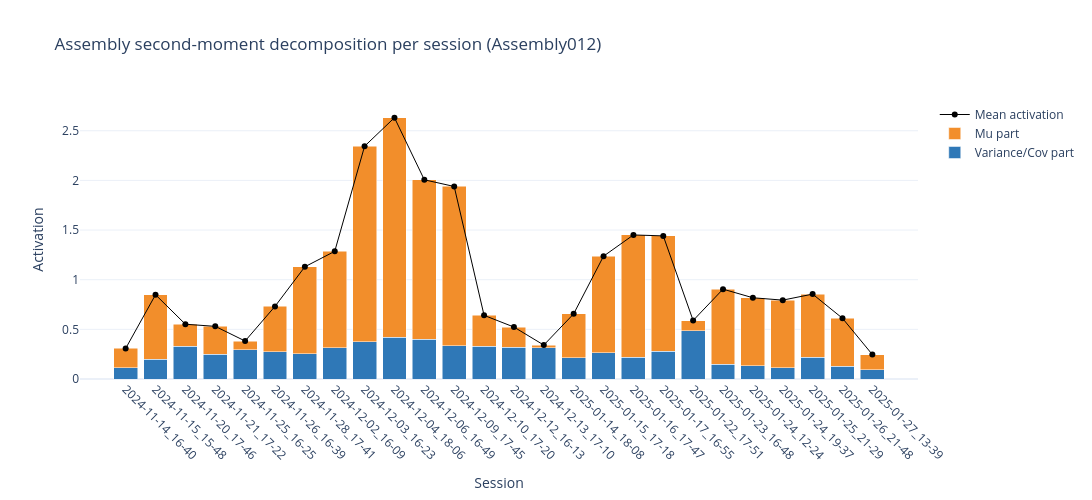

Here is the notebook cell this chart was saved with:
### Code cell
# Assembly second-moment decomposition per session (bar plot)
assembly_name = "Assembly012"

unit_cols = [c for c in fr.columns if isinstance(c, str) and c.startswith("Unit")]
if len(unit_cols) == 0:
    raise ValueError("No Unit columns found in `fr`.")

fr_units_hz = fr.loc[:, unit_cols].apply(pd.to_numeric, errors="coerce").fillna(0.0)

# Global z-score per unit across all concatenated samples
fr_units_z = (fr_units_hz - fr_units_hz.mean(axis=0)) / fr_units_hz.std(axis=0, ddof=1)
fr_units_z = fr_units_z.replace([np.inf, -np.inf], np.nan).fillna(0.0)

if assembly_name not in ensambles.columns:
    raise ValueError(f"{assembly_name} not found in `ensambles`.")

w_raw = ensambles[assembly_name].copy()
idx_as_str = pd.Series(w_raw.index).astype(str)
if idx_as_str.str.startswith("Unit").all():
    w_by_unit = pd.Series(w_raw.values, index=idx_as_str.values)
else:
    # Fallback: assume zero-based neuron indices in ensambles.index
    w_by_unit = pd.Series(w_raw.values, index=[f"Unit{int(i) + 1:04d}" for i in w_raw.index])

w_by_unit = pd.to_numeric(w_by_unit, errors="coerce").reindex(unit_cols).fillna(0.0)
w = w_by_unit.values.astype(float)

# Projector used for assembly activation (matching get_ConcatenatedEnsambles40ms)
P = np.outer(w, w)
np.fill_diagonal(P, 0.0)

if not (isinstance(fr_units_z.index, pd.MultiIndex) and "session_id" in fr_units_z.index.names):
    raise ValueError("Expected MultiIndex with `session_id` in `fr`.")

session_ids = sorted(fr_units_z.index.get_level_values("session_id").unique().tolist())
rows = []
for s in session_ids:
    X = fr_units_z.xs(s, level="session_id").loc[:, unit_cols].to_numpy(dtype=float)
    if X.shape[0] < 2:
        continue

    mu = X.mean(axis=0)
    Xc = X - mu
    Sigma = (Xc.T @ Xc) / X.shape[0]  # ddof=0, population covariance

    var_part = float(np.trace(P @ Sigma))
    mu_part = float(mu @ P @ mu)

    # Empirical mean activation per session
    act_bins = np.einsum("bi,ij,bj->b", X, P, X)
    activation_mean = float(np.mean(act_bins))

    rows.append({
        "session_id": s,
        "variance_part": var_part,
        "mu_part": mu_part,
        "activation_mean": activation_mean,
    })

decomp_df = pd.DataFrame(rows).set_index("session_id")
decomp_df["decomp_total"] = decomp_df["variance_part"] + decomp_df["mu_part"]
decomp_df["decomp_error"] = decomp_df["activation_mean"] - decomp_df["decomp_total"]

fig = go.Figure()
fig.add_trace(go.Bar(
    x=decomp_df.index,
    y=decomp_df["variance_part"],
    name="Variance/Cov part",
    marker_color="#2f78b7",
))
fig.add_trace(go.Bar(
    x=decomp_df.index,
    y=decomp_df["mu_part"],
    name="Mu part",
    marker_color="#f28e2b",
))

fig.add_trace(go.Scatter(
    x=decomp_df.index,
    y=decomp_df["activation_mean"],
    mode="markers+lines",
    name="Mean activation",
    marker=dict(color="black", size=6),
    line=dict(color="black", width=1),
))

fig.update_layout(
    barmode="stack",
    title=f"Assembly second-moment decomposition per session ({assembly_name})",
    xaxis_title="Session",
    yaxis_title="Activation",
    template="plotly_white",
    width=1200,
    height=500,
)
fig.update_xaxes(tickangle=45)
fig.show()

decomp_df.head()

### Figure 1 — Plotly figure (JSON) as saved in the notebook; plotly's stock layout.template omitted (floating-point values rounded to 4 significant figures)
{"data": [{"marker": {"color": "#2f78b7"}, "name": "Variance/Cov part", "type": "bar", "x": ["2024-11-14_16-40", "2024-11-15_15-48", "2024-11-20_17-46", "2024-11-21_17-22", "2024-11-25_16-25", "2024-11-26_16-39", "2024-11-28_17-41", "2024-12-02_16-09", "2024-12-03_16-23", "2024-12-04_18-06", "2024-12-06_16-49", "2024-12-09_17-45", "2024-12-10_17-20", "2024-12-12_16-13", "2024-12-13_17-10", "2025-01-14_18-08", "2025-01-15_17-18", "2025-01-16_17-47", "2025-01-17_16-55", "2025-01-22_17-51", "2025-01-23_16-48", "2025-01-24_12-24", "2025-01-24_19-37", "2025-01-25_21-29", "2025-01-26_21-48", "2025-01-27_13-39"], "y": [0.113, 0.1966, 0.3275, 0.2475, 0.2947, 0.2737, 0.2554, 0.3125, 0.3761, 0.423, 0.398, 0.3372, 0.332, 0.3175, 0.3171, 0.2143, 0.2642, 0.2182, 0.2812, 0.4863, 0.1491, 0.1335, 0.1156, 0.2185, 0.1265, 0.0909]}, {"marker": {"color": "#f28e2b"}, "name": "Mu part", "type": "bar", "x": ["2024-11-14_16-40", "2024-11-15_15-48", "2024-11-20_17-46", "2024-11-21_17-22", "2024-11-25_16-25", "2024-11-26_16-39", "2024-11-28_17-41", "2024-12-02_16-09", "2024-12-03_16-23", "2024-12-04_18-06", "2024-12-06_16-49", "2024-12-09_17-45", "2024-12-10_17-20", "2024-12-12_16-13", "2024-12-13_17-10", "2025-01-14_18-08", "2025-01-15_17-18", "2025-01-16_17-47", "2025-01-17_16-55", "2025-01-22_17-51", "2025-01-23_16-48", "2025-01-24_12-24", "2025-01-24_19-37", "2025-01-25_21-29", "2025-01-26_21-48", "2025-01-27_13-39"], "y": [0.1943, 0.652, 0.2241, 0.2827, 0.08761, 0.4575, 0.8746, 0.9729, 1.968, 2.208, 1.608, 1.602, 0.309, 0.2057, 0.02467, 0.442, 0.9727, 1.233, 1.16, 0.1027, 0.7557, 0.6847, 0.6786, 0.6363, 0.485, 0.1553]}, {"line": {"color": "black", "width": 1}, "marker": {"color": "black", "size": 6}, "mode": "markers+lines", "name": "Mean activation", "type": "scatter", "x": ["2024-11-14_16-40", "2024-11-15_15-48", "2024-11-20_17-46", "2024-11-21_17-22", "2024-11-25_16-25", "2024-11-26_16-39", "2024-11-28_17-41", "2024-12-02_16-09", "2024-12-03_16-23", "2024-12-04_18-06", "2024-12-06_16-49", "2024-12-09_17-45", "2024-12-10_17-20", "2024-12-12_16-13", "2024-12-13_17-10", "2025-01-14_18-08", "2025-01-15_17-18", "2025-01-16_17-47", "2025-01-17_16-55", "2025-01-22_17-51", "2025-01-23_16-48", "2025-01-24_12-24", "2025-01-24_19-37", "2025-01-25_21-29", "2025-01-26_21-48", "2025-01-27_13-39"], "y": [0.3073, 0.8486, 0.5516, 0.5302, 0.3823, 0.7312, 1.13, 1.285, 2.344, 2.631, 2.006, 1.939, 0.641, 0.5232, 0.3417, 0.6563, 1.237, 1.451, 1.441, 0.589, 0.9048, 0.8182, 0.7942, 0.8548, 0.6115, 0.2462]}], "layout": {"barmode": "stack", "height": 500, "title": {"text": "Assembly second-moment decomposition per session (Assembly012)"}, "width": 1200, "xaxis": {"tickangle": 45, "title": {"text": "Session"}}, "yaxis": {"title": {"text": "Activation"}}}}
